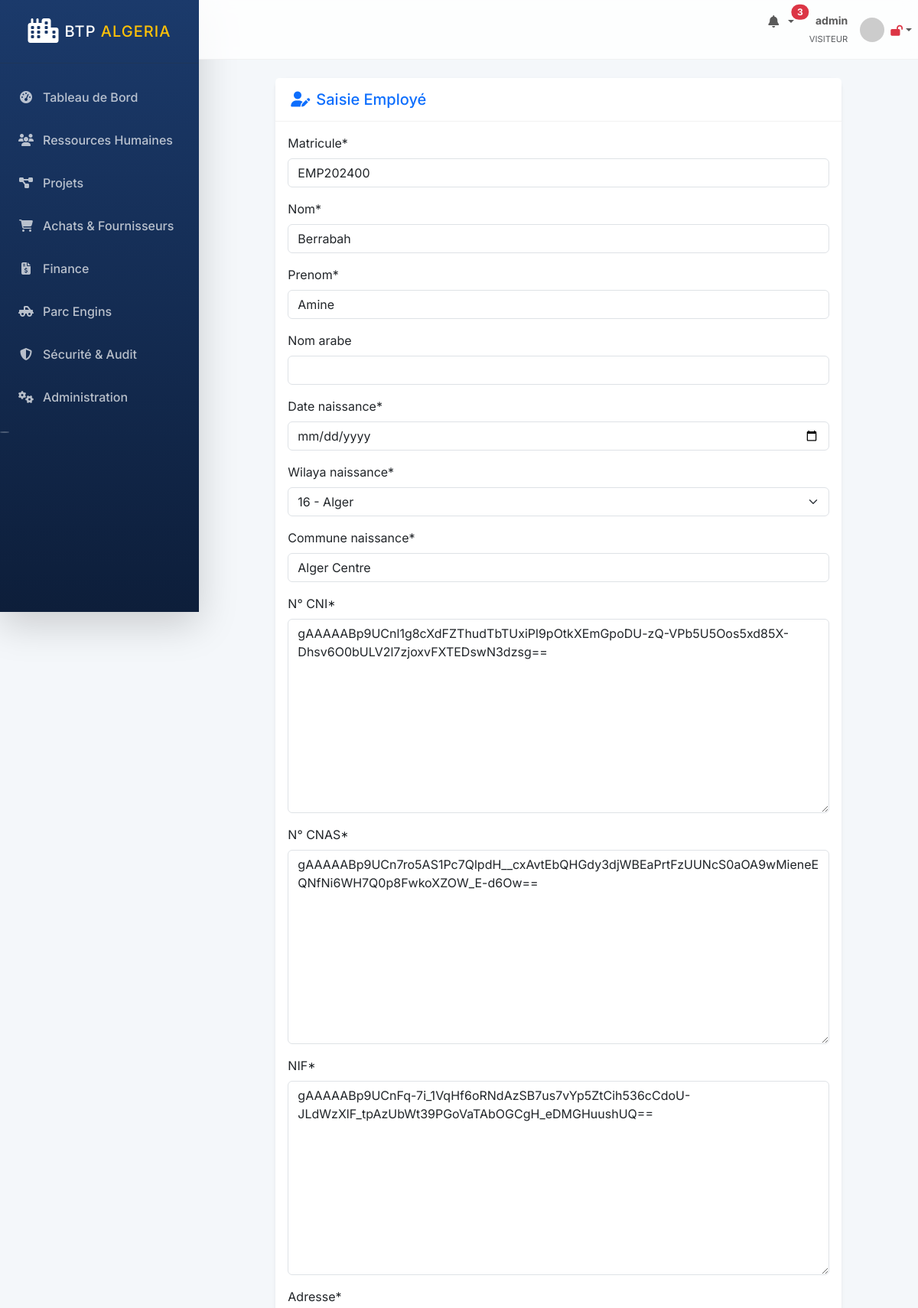
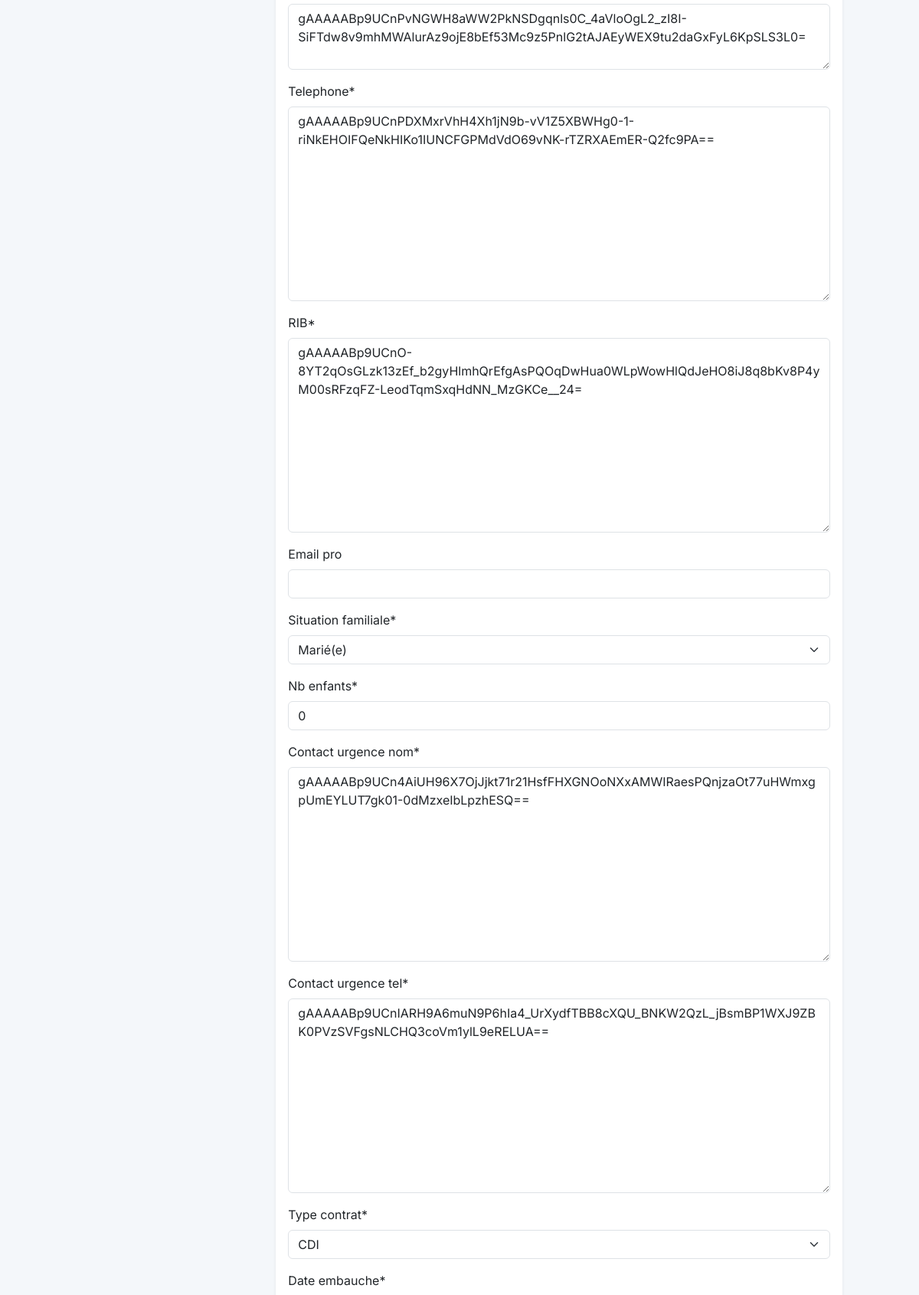
The page /employees/1/modifier/ (signed in, upper part) on the database its author committed (2 pictures, top to bottom).
### apps/employees/models.py (models this page shows, shortened)
class Employe(models.Model):
    SITUATION_FAM_CHOICES = (
        ('celibataire', 'Célibataire'),
        ('marie', 'Marié(e)'),
        ('divorce', 'Divorcé(e)'),
        ('veuf', 'Veuf/Veuve'),
    )
    CONTRAT_CHOICES = (
        ('CDI', 'CDI'),
        ('CDD', 'CDD'),
        ('Interim', 'Intérim'),
        ('Stage', 'Stage'),
        ('Apprentissage', 'Apprentissage'),
    )
    PAIEMENT_CHOICES = (
        ('virement_cpa', 'Virement CPA'),
        ('virement_bea', 'Virement BEA'),
        ('virement_bna', 'Virement BNA'),
        ('cheque', 'Chèque'),
        ('especes', 'Espèces'),
    )
    STATUT_CHOICES = (
        ('actif', 'Actif'),
        ('conge', 'En Congé'),
        ('suspendu', 'Suspendu'),
        ('demissionne', 'Démissionné'),
        ('licencie', 'Licencié'),
        ('retraite', 'Retraité'),
    )
    user = models.OneToOneField(User, on_delete=models.CASCADE, related_name='employe_profile', null=True, blank=True)
    matricule = models.CharField(max_length=50, unique=True)
    nom = models.CharField(max_length=100)
    prenom = models.CharField(max_length=100)
    nom_arabe = models.CharField(max_length=200, blank=True)
    date_naissance = models.DateField()
    wilaya_naissance = models.ForeignKey(Wilaya, on_delete=models.RESTRICT, related_name='employes_nes')
    commune_naissance = models.CharField(max_length=100)
    cni = EncryptedCharField(max_length=50, unique=True)
    num_cnas = EncryptedCharField(max_length=50)
    nif_fiscal = EncryptedCharField(max_length=50)
    adresse = EncryptedTextField()
    telephone = EncryptedCharField(max_length=50)
    rib_bancaire = EncryptedCharField(max_length=100)
    email_pro = models.EmailField(unique=True, blank=True, null=True)
    situation_familiale = models.CharField(max_length=20, choices=SITUATION_FAM_CHOICES)
    nb_enfants = models.PositiveIntegerField(default=0)
    photo = models.ImageField(upload_to='employees/photos/%Y/%m/', null=True, blank=True)
    contact_urgence_nom = EncryptedCharField(max_length=200)
    contact_urgence_tel = EncryptedCharField(max_length=50)
    type_contrat = models.CharField(max_length=20, choices=CONTRAT_CHOICES)
    date_embauche = models.DateField()
    date_fin_contrat = models.DateField(null=True, blank=True)
    poste = models.ForeignKey(Poste, on_delete=models.RESTRICT)
    wilaya_travail = models.ForeignKey(Wilaya, on_delete=models.RESTRICT, related_name='employes_wilaya')
    salaire_base_crypt = EncryptedCharField(max_length=50)
    mode_paiement = models.CharField(max_length=50, choices=PAIEMENT_CHOICES)
    projet_affecte = models.ForeignKey('projects.Projet', on_delete=models.SET_NULL, null=True, blank=True)
    statut = models.CharField(max_length=20, choices=STATUT_CHOICES, default='actif')
    is_active = models.BooleanField(default=True)
    created_at = models.DateTimeField(auto_now_add=True)
    updated_at = models.DateTimeField(auto_now=True)
    created_by = models.ForeignKey(User, on_delete=models.SET_NULL, null=True)
    @property
    def salaire_base(self):
        from decimal import Decimal
        return Decimal(self.salaire_base_crypt) if self.salaire_base_crypt else Decimal('0')

### apps/employees/views.py (the view, shortened to what this page needs)
# urls.py: path('<int:pk>/modifier/', views.EmployeUpdateView.as_view(), name='employee_update'),
class EmployeUpdateView(LoginRequiredMixin, UpdateView):
    model = Employe
    form_class = EmployeForm
    template_name = 'employees/employee_form.html'

### apps/accounts/models.py (called while the page is built)
    def __str__(self):
        return f"{self.code} - {self.nom_fr}"

### apps/employees/models.py (called while the page is built)
    def __str__(self):
        return self.titre

### apps/projects/models.py (called while the page is built)
    def __str__(self):
        return f"{self.reference} - {self.intitule[:50]}"

### templates/employees/employee_form.html (shortened to what this page needs)
{% extends 'base.html' %}
{% load crispy_forms_tags %}
{% block content %}
<div class="row justify-content-center">
    <div class="col-md-10">
        <div class="card shadow-sm border-0">
            <div class="card-header bg-white py-3">
                <h5 class="mb-0 text-primary"><i class="fas fa-user-edit me-2"></i>Saisie Employé</h5>
            </div>
            <div class="card-body">
                <form method="post" enctype="multipart/form-data">
                    {{ form|crispy }}
                </form>
            </div>
        </div>
    </div>
</div>
{% endblock %}

### templates/base.html (shortened to what this page needs)
{% load static %}
<!DOCTYPE html>
<html lang="fr" dir="ltr">
<head>
    <link href="https://cdn.jsdelivr.net/npm/bootstrap@5.3.2/dist/css/bootstrap.min.css" rel="stylesheet">
    <link rel="stylesheet" href="https://cdnjs.cloudflare.com/ajax/libs/font-awesome/6.4.0/css/all.min.css">
    <link rel="stylesheet" href="{% static 'css/btp_custom.css' %}">
</head>
<body id="page-top">
    <div id="wrapper">
        <nav class="sidebar shadow-lg" id="accordionSidebar">
            <div class="sidebar-brand d-flex align-items-center justify-content-center py-4">
                <div class="sidebar-brand-icon me-2">
                    <i class="fas fa-city text-white fa-2x"></i>
                </div>
                <div class="sidebar-brand-text text-white font-weight-bold h5 mb-0">BTP <span class="text-warning">Algeria</span></div>
            </div>
            <hr class="sidebar-divider my-0 bg-white opacity-25">
            <div class="sidebar-content mt-3">
                {% for item in menu_items %}
                    <a class="nav-link {% if request.resolver_match.url_name == item.url %}active{% endif %}" href="{% url item.url %}">
                        <i class="{{ item.icon }}"></i>
                        <span>{{ item.name }}</span>
                    </a>
                {% endfor %}
            </div>
            <div class="text-center d-none d-md-inline mt-5">
                <button class="rounded-circle border-0 bg-white opacity-25" id="sidebarToggle"></button>
            </div>
        </nav>
        <div id="content-wrapper" class="d-flex flex-column">
            <div id="content">
                <nav class="navbar navbar-expand navbar-light navbar-custom topbar mb-4 static-top">
                    <ul class="navbar-nav ms-auto">
                        <li class="nav-item dropdown no-arrow mx-1">
                            <a class="nav-link dropdown-toggle position-relative" href="{% url 'notifications' %}" id="alertsDropdown">
                                <i class="fas fa-bell fa-fw text-gray-400"></i>
                                {% if notifications_count > 0 %}
                                    <span class="position-absolute top-2 start-100 translate-middle badge rounded-pill bg-danger">
                                        {{ notifications_count }}
                                    </span>
                                {% endif %}
                            </a>
                        </li>
                        <li class="nav-item dropdown no-arrow">
                            <a class="nav-link dropdown-toggle d-flex align-items-center" href="#" id="userDropdown" role="button" data-bs-toggle="dropdown">
                                <div class="text-end me-3 d-none d-lg-block">
                                    <span class="text-gray-600 small fw-bold d-block">{{ user.get_full_name|default:user.username }}</span>
                                    <span class="text-muted extra-small" style="font-size: 0.7rem;">{{ user.groups.first.name|upper|default:"VISITEUR" }}</span>
                                </div>
                                <img class="img-profile rounded-circle" src="https://ui-avatars.com/api/?name={{ user.username }}&background=1B3A6B&color=fff" width="32" height="32">
                                <span class="ms-2">
                                    {% if is_2fa_enabled %}
                                        <i class="fas fa-lock text-success small" title="2FA Activé"></i>
                                    {% else %}
                                        <i class="fas fa-lock-open text-danger small" title="2FA Désactivé"></i>
                                    {% endif %}
                                </span>
                            </a>
                        </li>
                    </ul>
                </nav>
                <div class="container-fluid px-4 pb-4">
                    {% block content %}{% endblock %}
                </div>
            </div>
        </div>
    </div>
</body>
</html>

### static/css/btp_custom.css (style rules this page uses)
:root { --primary-color: #1B3A6B; --secondary-color: #F8B400; --sidebar-width: 260px; --bg-light: #F4F7FA; --text-dark: #2D3436; --glass-bg: rgba(255, 255, 255, 0.8); --shadow-sm: 0 2px 10px rgba(0,0,0,0.05); --shadow-md: 0 4px 20px rgba(0,0,0,0.08); }
body { font-family: 'Inter', sans-serif; background-color: var(--bg-light); color: var(--text-dark); }
#wrapper { display: flex; }
.sidebar { width: var(--sidebar-width); min-height: 100vh; background: linear-gradient(180deg, var(--primary-color) 0%, #0D1E3A 100%); position: fixed; z-index: 1000; transition: all 0.3s; }
.sidebar-brand-text { letter-spacing: 1px; text-transform: uppercase; }
.sidebar .nav-link { color: rgba(255, 255, 255, 0.7); padding: 1rem 1.5rem; display: flex; align-items: center; gap: 12px; transition: all 0.2s; font-weight: 500; }
.sidebar .nav-link i { width: 20px; text-align: center; }
#content-wrapper { flex: 1; margin-left: var(--sidebar-width); min-height: 100vh; }
.navbar-custom { background: var(--glass-bg); backdrop-filter: blur(10px); border-bottom: 1px solid rgba(0,0,0,0.05); z-index: 1030 !important; }
.card { border: none; border-radius: 12px; box-shadow: var(--shadow-sm); transition: transform 0.3s, box-shadow 0.3s; }
.card-header { background: transparent; border-bottom: 1px solid rgba(0,0,0,0.05); padding: 1.25rem; }

### rows shown on the page
Employe: matricule "EMP202400", nom "Berrabah", prenom "Amine", wilaya_naissance "16 - Alger", commune_naissance "Alger Centre", cni "gAAAAABp9UCnl1g8cXdFZThudTbTUxiPl9pOtkXEmGpoDU-zQ-VPb5U5Oos5xd85X-Dhsv6O0bULV2l7zjoxvFXTEDswN3dzsg==", num_cnas "gAAAAABp9UCn7ro5AS1Pc7QlpdH__cxAvtEbQHGdy3djWBEaPrtFzUUNcS0aOA9wMieneEQNfNi6WH7Q0p8FwkoXZOW_E-d6Ow==", nif_fiscal "gAAAAABp9UCnFq-7i_1VqHf6oRNdAzSB7us7vYp5ZtCih536cCdoU-JLdWzXlF_tpAzUbWt39PGoVaTAbOGCgH_eDMGHuushUQ==", adresse "gAAAAABp9UCnPvNGWH8aWW2PkNSDgqnls0C_4aVloOgL2_zI8I-SiFTdw8v9mhMWAlurAz9ojE8bEf53Mc9z5PnlG2tAJAEyWEX9tu2daGxFyL6KpSLS3L0=", telephone "gAAAAABp9UCnPDXMxrVhH4Xh1jN9b-vV1Z5XBWHg0-1-riNkEHOIFQeNkHIKo1IUNCFGPMdVdO69vNK-rTZRXAEmER-Q2fc9PA==", rib_bancaire "gAAAAABp9UCnO-8YT2qOsGLzk13zEf_b2gyHlmhQrEfgAsPQOqDwHua0WLpWowHlQdJeHO8iJ8q8bKv8P4yM00sRFzqFZ-LeodTqmSxqHdNN_MzGKCe__24=", situation_familiale "Marié(e)", nb_enfants "0", contact_urgence_nom "gAAAAABp9UCn4AiUH96X7OjJjkt71r21HsfFHXGNOoNXxAMWIRaesPQnjzaOt77uHWmxgpUmEYLUT7gk01-0dMzxeIbLpzhESQ==", contact_urgence_tel "gAAAAABp9UCnIARH9A6muN9P6hIa4_UrXydfTBB8cXQU_BNKW2QzL_jBsmBP1WXJ9ZBK0PVzSVFgsNLCHQ3coVm1ylL9eRELUA==", type_contrat "CDI"

### other values the page prints
{{ item.name }} "Tableau de Bord" "Ressources Humaines" "Projets" "Achats & Fournisseurs" "Finance" "Parc Engins" "Sécurité & Audit" "Administration"
{{ notifications_count }} "3"
{{ user.get_full_name|default:user.username }} "admin"
{{ user.groups.first.name|upper|default:"VISITEUR" }} "VISITEUR"
